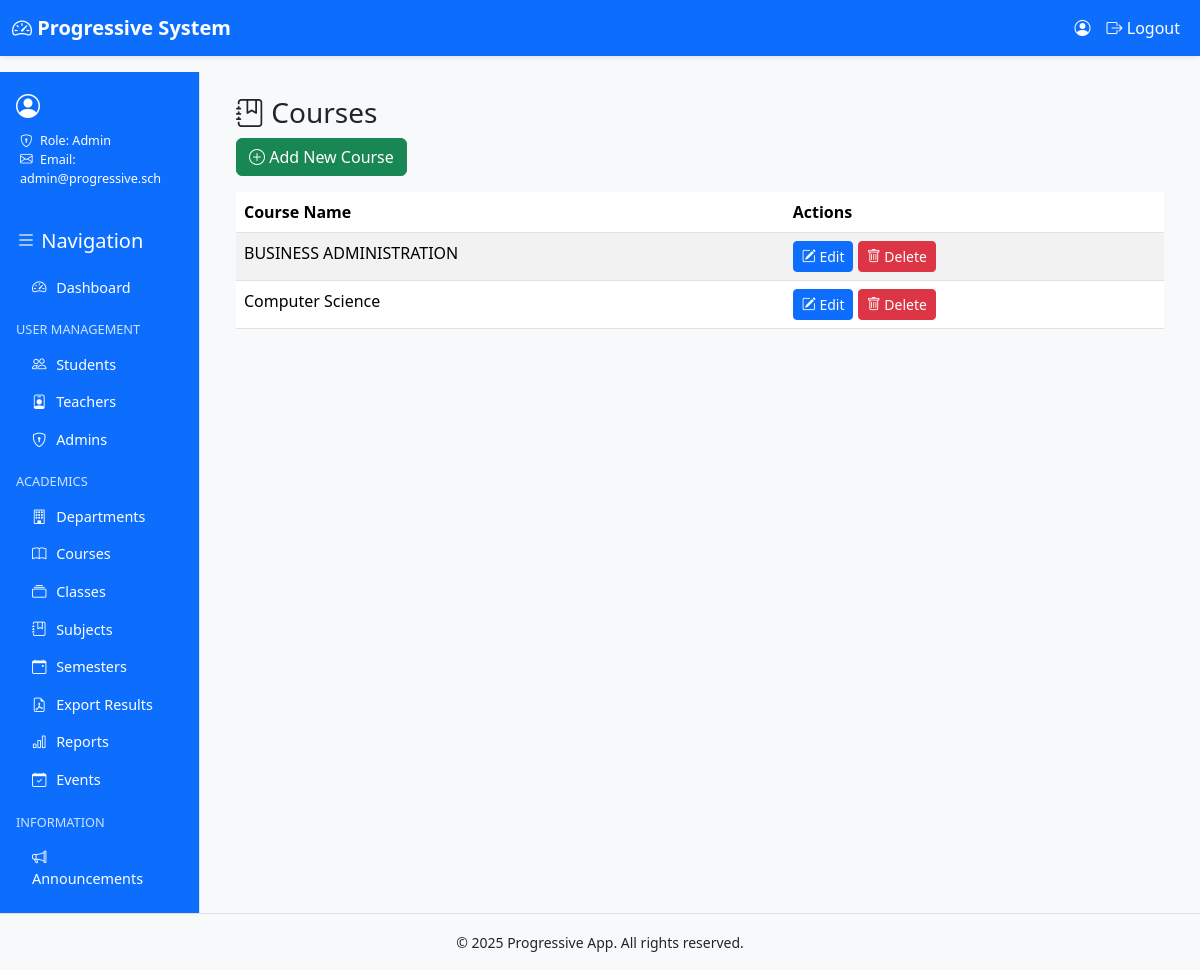
Page /courses/ (signed in) on the committed database.
### progressive_app/models.py (models this page shows, shortened)
class User(AbstractUser):
    ROLE_CHOICES = [
        ("admin", "Admin"),
        ("teacher", "Teacher"),
        ("student", "Student"),
    ]
    role = models.CharField(max_length=20, choices=ROLE_CHOICES)
    admission_number = models.CharField(max_length=20, blank=True, null=True, unique=True)
    department = models.ForeignKey("Department", on_delete=models.SET_NULL, null=True, blank=True)
    course = models.ForeignKey("Course", on_delete=models.SET_NULL, null=True, blank=True)
    school_class = models.ForeignKey("SchoolClass", on_delete=models.SET_NULL, null=True, blank=True)
    semester = models.ForeignKey("Semester", on_delete=models.SET_NULL, null=True, blank=True)

class Course(models.Model):
    name = models.CharField(max_length=100)
    department = models.ForeignKey(Department, on_delete=models.CASCADE, related_name="courses")

### progressive_app/views.py (the view)
# urls.py: path("courses/", views.courses_list, name="courses_list"),
@login_required
def courses_list(request):
    if not require_role(request.user, ["admin"]):
        return forbid_or_redirect_login(request)
    qs = Course.objects.select_related("department").order_by("name")
    return render(request, "admin/courses_list.html", {"courses": qs})

### progressive_app/views.py (called while the page is built)
def require_role(user, allowed_roles):
    return user.is_authenticated and user.role in allowed_roles

### progressive_app/templates/admin/courses_list.html (shortened to what this page needs)
{% extends 'base.html' %}
{% block content %}
<div class="container">
  <h3><i class="bi bi-journal-bookmark"></i> Courses</h3>
  <a href="{% url 'progressive_app:course_create' %}" class="btn btn-success mb-3">
    <i class="bi bi-plus-circle"></i> Add New Course
  </a>
  <table class="table table-striped">
    <thead>
      <tr>
        <th>Course Name</th>
        <th>Actions</th>
      </tr>
    </thead>
    <tbody>
      {% for course in courses %}
      <tr>
        <td>{{ course.name }}</td>
        <td>
          <a href="{% url 'progressive_app:course_edit' course.id %}" class="btn btn-primary btn-sm">
            <i class="bi bi-pencil-square"></i> Edit
          </a>
          <a href="{% url 'progressive_app:course_delete' course.id %}" class="btn btn-danger btn-sm">
            <i class="bi bi-trash"></i> Delete
          </a>
        </td>
      </tr>
      {% empty %}
      <tr>
        <td colspan="2">No courses found.</td>
      </tr>
      {% endfor %}
    </tbody>
  </table>
</div>
{% endblock %}

### progressive_app/templates/base.html (shortened to what this page needs)
{% load static %}
<!doctype html>
<html lang="en">
  <head>
    <link href="https://cdn.jsdelivr.net/npm/bootstrap@5.3.2/dist/css/bootstrap.min.css" rel="stylesheet">
    <link href="https://cdn.jsdelivr.net/npm/bootstrap-icons@1.11.1/font/bootstrap-icons.css" rel="stylesheet">
    <link rel="stylesheet" href="{% static 'css/theme.css' %}">
  </head>
<body class="d-flex flex-column min-vh-100">
    <nav class="navbar navbar-expand-lg shadow-sm bg-light">
      <div class="container-fluid">
        <a class="navbar-brand" href="{% url 'progressive_app:dashboard' %}">
          <i class="bi bi-speedometer2"></i> Progressive System
        </a>
        <div class="collapse navbar-collapse" id="navbarNav">
          <ul class="navbar-nav ms-auto">
            {% if user.is_authenticated %}
              <li class="nav-item">
                <span class="nav-link">
                  <i class="bi bi-person-circle"></i> {{ user.first_name }} {{ user.last_name }}
                </span>
              </li>
              <li class="nav-item">
                <a class="nav-link text-warning" href="{% url 'progressive_app:logout' %}">
                  <i class="bi bi-box-arrow-right"></i> Logout
                </a>
              </li>
            {% else %}
              <li class="nav-item">
                <a class="nav-link" href="{% url 'progressive_app:login' %}">
                  <i class="bi bi-box-arrow-in-right"></i> Login
                </a>
              </li>
            {% endif %}
          </ul>
        </div>
      </div>
    </nav>
   <div class="container-fluid flex-grow-1">
      <div class="row min-vh-100">
        <div class="col-md-3 col-lg-2 sidebar bg-primary text-white p-3 d-flex flex-column">
          <div class="profile-box mb-4">
            <div class="d-flex align-items-center mb-2">
              <i class="bi bi-person-circle fs-4 me-2"></i>
            </div>
            <ul class="list-unstyled small ms-1">
              {% if user.role == 'student' %}
                <li><i class="bi bi-card-list me-1"></i> Admission: {{ user.admission_number }}</li>
                <li><i class="bi bi-collection me-1"></i> Class: {{ user.school_class.name }}</li>
                <li><i class="bi bi-building me-1"></i> Department: {{ user.department.name }}</li>
                <li><i class="bi bi-journal-bookmark me-1"></i> Course: {{ user.course.name }}</li>
              {% elif user.role == 'teacher' %}
                <li><i class="bi bi-building me-1"></i> Department: {{ user.department.name }}</li>
                <li><i class="bi bi-envelope me-1"></i> Email: {{ user.email }}</li>
              {% elif user.role == 'admin' %}
                <li><i class="bi bi-shield-lock me-1"></i> Role: Admin</li>
                <li><i class="bi bi-envelope me-1"></i> Email: {{ user.email }}</li>
              {% endif %}
            </ul>
          </div>
          <h5 class="mb-3"><i class="bi bi-list"></i> Navigation</h5>
          <div class="list-group list-group-flush flex-grow-1">
            <a href="{% url 'progressive_app:dashboard' %}" class="list-group-item list-group-item-action bg-primary text-white">
              <i class="bi bi-speedometer2"></i> Dashboard
            </a>
            {% if user.role == 'admin' %}
              <h6 class="mt-3 mb-2">User Management</h6>
              <a href="{% url 'progressive_app:students_list' %}" class="list-group-item bg-primary text-white"><i class="bi bi-people"></i> Students</a>
              <a href="{% url 'progressive_app:teachers_list' %}" class="list-group-item bg-primary text-white"><i class="bi bi-person-badge"></i> Teachers</a>
              <a href="{% url 'progressive_app:admins_list' %}" class="list-group-item bg-primary text-white"><i class="bi bi-shield-lock"></i> Admins</a>
              <h6 class="mt-3 mb-2">Academics</h6>
              <a href="{% url 'progressive_app:departments_list' %}" class="list-group-item bg-primary text-white"><i class="bi bi-building"></i> Departments</a>
              <a href="{% url 'progressive_app:courses_list' %}" class="list-group-item bg-primary text-white"><i class="bi bi-book"></i> Courses</a>
              <a href="{% url 'progressive_app:classes_list' %}" class="list-group-item bg-primary text-white"><i class="bi bi-collection"></i> Classes</a>
              <a href="{% url 'progressive_app:subjects_list' %}" class="list-group-item bg-primary text-white"><i class="bi bi-journal-bookmark"></i> Subjects</a>
              <a href="{% url 'progressive_app:semesters_list' %}" class="list-group-item bg-primary text-white"><i class="bi bi-calendar-event"></i> Semesters</a>
              <a href="{% url 'progressive_app:admin_results_pdf' %}" class="list-group-item bg-primary text-white"><i class="bi bi-file-earmark-pdf"></i> Export Results</a>
              <a href="{% url 'progressive_app:reports' %}" class="list-group-item bg-primary text-white"><i class="bi bi-bar-chart"></i> Reports</a>
              <a href="{% url 'progressive_app:events_list' %}" class="list-group-item bg-primary text-white"><i class="bi bi-calendar-check"></i> Events</a>
            {% endif %}
            <h6 class="mt-3 mb-2">Information</h6>
            <a href="{% url 'progressive_app:announcements_list' %}" class="list-group-item bg-primary text-white"><i class="bi bi-megaphone"></i> Announcements</a>
          </div>
        </div>
        <main class="col-md-9 col-lg-10 p-4">
          {% block content %}{% endblock %}
        </main>
      </div>
    </div>
    <footer class="bg-light text-center py-3 border-top mt-auto">
      <small>&copy; {% now "Y" %} Progressive App. All rights reserved.</small>
    </footer>
  </body>
</html>

### static/css/theme.css (style rules this page uses)
:root { --prog-blue: #0d6efd; }
.btn-primary { background: var(--prog-blue); border-color: var(--prog-blue); }
a { text-decoration: none; }
body { font-family: "Segoe UI", Roboto, Helvetica, Arial, sans-serif; background-color: #f8f9fa; }
.navbar { background-color: #0d6efd !important; }
.navbar-brand { font-weight: bold; color: #fff !important; }
.navbar .nav-link { color: #fff !important; }
.sidebar { min-height: 100vh; border-right: 1px solid #dee2e6; background-color: #0d6efd; }
.sidebar h5, .sidebar h6 { color: #fff; }
.list-group-item { background-color: #0d6efd; color: #fff; border: none; }
.list-group-item i { margin-right: 6px; }
.btn-primary { background-color: #0d6efd; border-color: #0d6efd; }
.sidebar { font-size: 0.9rem; }
.sidebar .list-group-item { background-color: #0d6efd; color: #fff; border: none; }
.sidebar h6 { font-size: 0.8rem; text-transform: uppercase; margin-top: 1rem; margin-bottom: 0.5rem; color: #cfe2ff; }

### rows in the picture
User: email "admin@progressive.sch"
Course: name "BUSINESS ADMINISTRATION"
Course: name "Computer Science"
